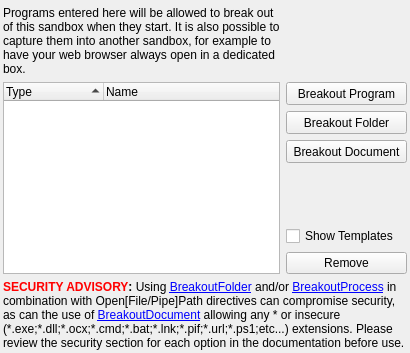
           <widget class="QWidget" name="tabBreakout">
            <attribute name="title">
             <string>Breakout Programs</string>
            </attribute>
            <layout class="QGridLayout" name="gridLayout_13">
             <property name="leftMargin">
              <number>3</number>
             </property>
             <property name="topMargin">
              <number>6</number>
             </property>
             <property name="rightMargin">
              <number>3</number>
             </property>
             <property name="bottomMargin">
              <number>3</number>
             </property>
             <item row="0" column="0">
              <layout class="QGridLayout" name="gridLayout_55">
               <item row="2" column="0" rowspan="6">
                <widget class="QTreeWidget" name="treeBreakout">
                 <property name="sortingEnabled">
                  <bool>true</bool>
                 </property>
                 <column>
                  <property name="text">
                   <string>Type</string>
                  </property>
                 </column>
                 <column>
                  <property name="text">
                   <string>Name</string>
                  </property>
                 </column>
                </widget>
               </item>
               <item row="5" column="1">
                <spacer name="verticalSpacer_26">
                 <property name="orientation">
                  <enum>Qt::Vertical</enum>
                 </property>
                 <property name="sizeHint" stdset="0">
                  <size>
                   <width>20</width>
                   <height>40</height>
                  </size>
                 </property>
                </spacer>
               </item>
               <item row="6" column="1">
                <widget class="QCheckBox" name="chkShowBreakoutTmpl">
                 <property name="text">
                  <string>Show Templates</string>
                 </property>
                </widget>
               </item>
               <item row="0" column="0">
                <widget class="QLabel" name="label_69">
                 <property name="text">
                  <string>Programs entered here will be allowed to break out of this sandbox when they start. It is also possible to capture them into another sandbox, for example to have your web browser always open in a dedicated box.</string>
                 </property>
                 <property name="wordWrap">
                  <bool>true</bool>
                 </property>
                </widget>
               </item>
               <item row="3" column="1">
                <widget class="QToolButton" name="btnBreakoutDir">
                 <property name="sizePolicy">
                  <sizepolicy hsizetype="Preferred" vsizetype="Fixed">
                   <horstretch>0</horstretch>
                   <verstretch>0</verstretch>
                  </sizepolicy>
                 </property>
                 <property name="minimumSize">
                  <size>
                   <width>0</width>
                   <height>23</height>
                  </size>
                 </property>
                 <property name="text">
                  <string>Breakout Folder</string>
                 </property>
                </widget>
               </item>
               <item row="7" column="1">
                <widget class="QPushButton" name="btnDelBreakout">
                 <property name="text">
                  <string>Remove</string>
                 </property>
                </widget>
               </item>
               <item row="2" column="1">
                <widget class="QToolButton" name="btnBreakoutProg">
                 <property name="sizePolicy">
                  <sizepolicy hsizetype="Preferred" vsizetype="Fixed">
                   <horstretch>0</horstretch>
                   <verstretch>0</verstretch>
                  </sizepolicy>
                 </property>
                 <property name="minimumSize">
                  <size>
                   <width>0</width>
                   <height>23</height>
                  </size>
                 </property>
                 <property name="text">
                  <string>Breakout Program</string>
                 </property>
                </widget>
               </item>
               <item row="4" column="1">
                <widget class="QToolButton" name="btnBreakoutDoc">
                 <property name="sizePolicy">
                  <sizepolicy hsizetype="Preferred" vsizetype="Fixed">
                   <horstretch>0</horstretch>
                   <verstretch>0</verstretch>
                  </sizepolicy>
                 </property>
                 <property name="minimumSize">
                  <size>
                   <width>0</width>
                   <height>23</height>
                  </size>
                 </property>
                 <property name="text">
                  <string>Breakout Document</string>
                 </property>
                </widget>
               </item>
               <item row="8" column="0" colspan="2">
                <widget class="QLabel" name="lblBreakOut">
                 <property name="text">
                  <string>&lt;b&gt;&lt;font color='red'&gt;SECURITY ADVISORY&lt;/font&gt;:&lt;/b&gt; Using &lt;a href=&quot;sbie://docs/breakoutfolder&quot;&gt;BreakoutFolder&lt;/a&gt; and/or &lt;a href=&quot;sbie://docs/breakoutprocess&quot;&gt;BreakoutProcess&lt;/a&gt; in combination with Open[File/Pipe]Path directives can compromise security, as can the use of &lt;a href=&quot;sbie://docs/breakoutdocument&quot;&gt;BreakoutDocument&lt;/a&gt; allowing any * or insecure (*.exe;*.dll;*.ocx;*.cmd;*.bat;*.lnk;*.pif;*.url;*.ps1;etc...) extensions. Please review the security section for each option in the documentation before use.</string>
                 </property>
                 <property name="wordWrap">
                  <bool>true</bool>
                 </property>
                 <property name="openExternalLinks">
                  <bool>true</bool>
                 </property>
                </widget>
               </item>
              </layout>
             </item>
            </layout>
           </widget>
